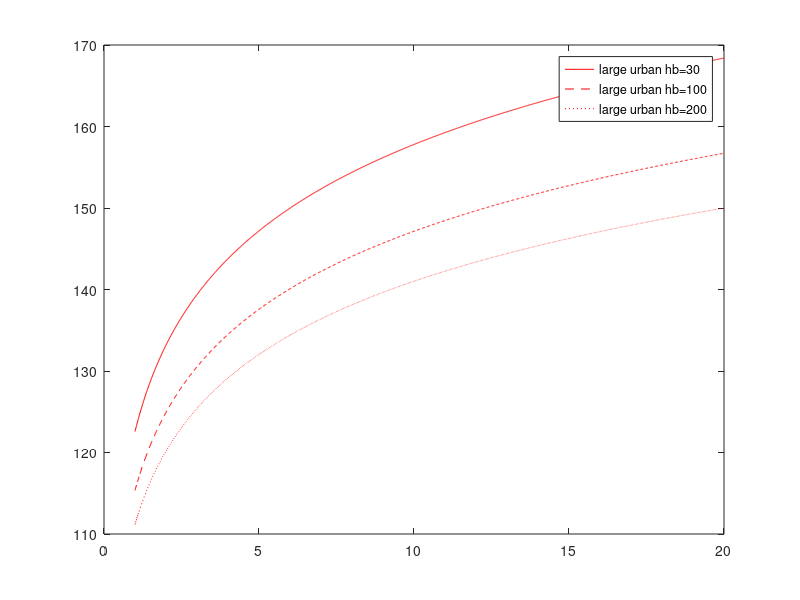
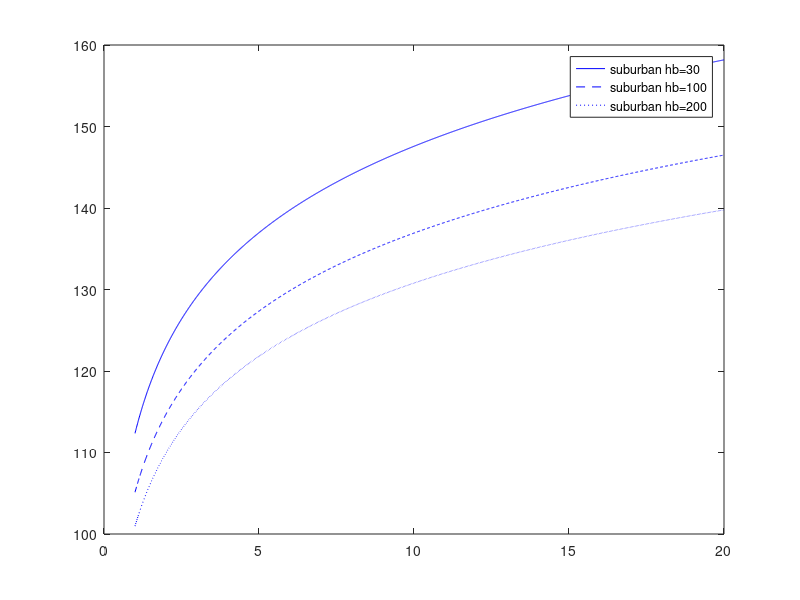
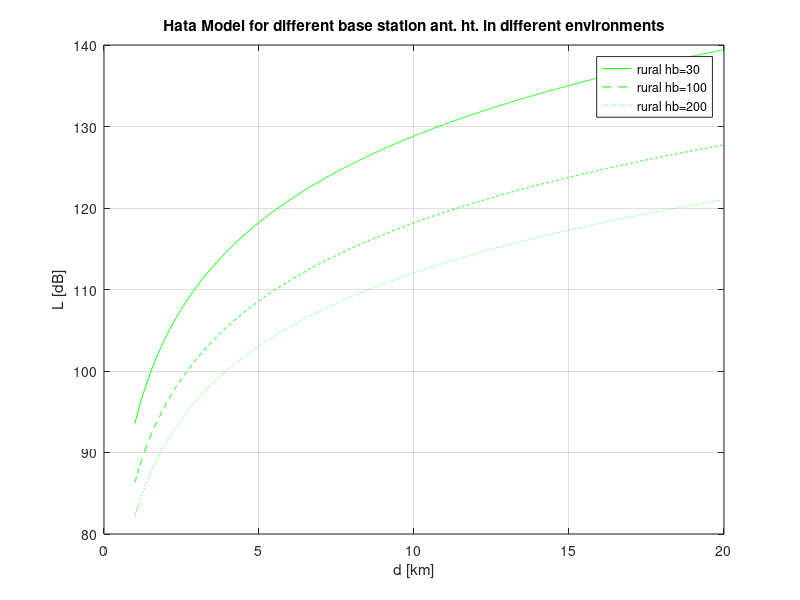

MATLAB code to generate these figures, in order:
% Okumura/Hata Model 3
clc;
close all;
clear all;
d = 1:0.01:20; 
hm = 5; 
hb1 = 30;
hb2 = 100;
hb3 = 200;
fc = 1000; 
% a. For Large Cities
% fc  >= 400MHz 
ahm = 3.2*(log10(11.75*hm)).^2 - 4.97;
% A. Typical Urban
L50urban1 = 69.55 + 26.16*log10(fc) + (44.9 - 6.55*log10(hb1))*log10(d) - 13.82*log10(hb1) - ahm;
L50urban2 = 69.55 + 26.16*log10(fc) + (44.9 - 6.55*log10(hb2))*log10(d) - 13.82*log10(hb2) - ahm;
L50urban3 = 69.55 + 26.16*log10(fc) + (44.9 - 6.55*log10(hb3))*log10(d) - 13.82*log10(hb3) - ahm;
% B. Typical Suburban
L50suburban1 = L50urban1 - 2*(log10(fc/28)).^2 - 5.4;
L50suburban2 = L50urban2 - 2*(log10(fc/28)).^2 - 5.4;
L50suburban3 = L50urban3 - 2*(log10(fc/28)).^2 - 5.4;
% C. Typical Rural
L50rural1 = L50urban1 - 4.78*(log10(fc)).^2 + 18.33*log10(fc) - 40.94;
L50rural2 = L50urban2 - 4.78*(log10(fc)).^2 + 18.33*log10(fc) - 40.94;
L50rural3 = L50urban3 - 4.78*(log10(fc)).^2 + 18.33*log10(fc) - 40.94;
figure(1); 
plot(d, L50urban1, 'r', d, L50urban2, '--r', d, L50urban3,':r'); 
hold on; 
legend('large urban hb=30', 'large urban hb=100', 'large urban hb=200'); 
figure(2);
plot(d, L50suburban1, 'b', d, L50suburban2, '--b', d, L50suburban3, ':b');
hold on; 
legend('suburban hb=30', 'suburban hb=100', 'suburban hb=200'); 
figure(3);
plot(d, L50rural1, 'g', d, L50rural2, '--g', d, L50rural3, ':g');
hold on; 
legend('rural hb=30', 'rural hb=100','rural hb=200'); 
grid on;
xlabel('d [km]');
ylabel('L [dB]');
title('Hata Model for different base station ant. ht. in different environments');

